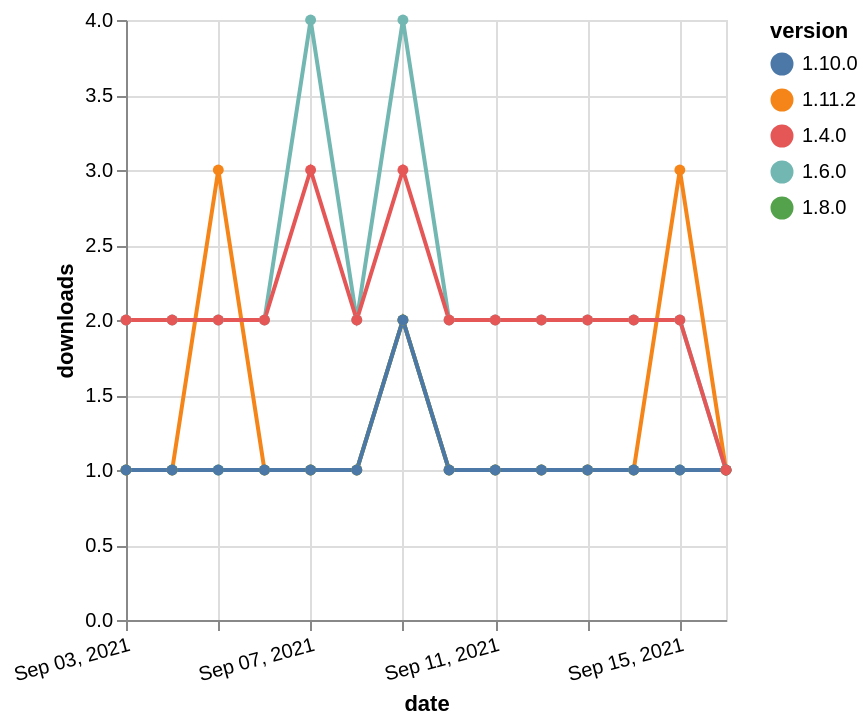

Here is the Vega-Lite specification saved for this chart:
### Vega-Lite specification from a JSON file in a GitHub repository (floating-point values rounded to 4 significant figures)
{"$schema": "https://vega.github.io/schema/vega-lite/v5.json", "description": "A simple bar chart with embedded data.", "data": {"values": [{"date": "2021-09-03", "total": 2560, "delta": 2, "version": "1.6.0"}, {"date": "2021-09-04", "total": 2562, "delta": 2, "version": "1.6.0"}, {"date": "2021-09-05", "total": 2564, "delta": 2, "version": "1.6.0"}, {"date": "2021-09-06", "total": 2566, "delta": 2, "version": "1.6.0"}, {"date": "2021-09-07", "total": 2570, "delta": 4, "version": "1.6.0"}, {"date": "2021-09-08", "total": 2572, "delta": 2, "version": "1.6.0"}, {"date": "2021-09-09", "total": 2576, "delta": 4, "version": "1.6.0"}, {"date": "2021-09-10", "total": 2578, "delta": 2, "version": "1.6.0"}, {"date": "2021-09-11", "total": 2580, "delta": 2, "version": "1.6.0"}, {"date": "2021-09-12", "total": 2582, "delta": 2, "version": "1.6.0"}, {"date": "2021-09-13", "total": 2584, "delta": 2, "version": "1.6.0"}, {"date": "2021-09-14", "total": 2586, "delta": 2, "version": "1.6.0"}, {"date": "2021-09-15", "total": 2588, "delta": 2, "version": "1.6.0"}, {"date": "2021-09-16", "total": 2589, "delta": 1, "version": "1.6.0"}, {"date": "2021-09-03", "total": 203, "delta": 1, "version": "1.11.2"}, {"date": "2021-09-04", "total": 204, "delta": 1, "version": "1.11.2"}, {"date": "2021-09-05", "total": 207, "delta": 3, "version": "1.11.2"}, {"date": "2021-09-06", "total": 208, "delta": 1, "version": "1.11.2"}, {"date": "2021-09-07", "total": 209, "delta": 1, "version": "1.11.2"}, {"date": "2021-09-08", "total": 210, "delta": 1, "version": "1.11.2"}, {"date": "2021-09-09", "total": 212, "delta": 2, "version": "1.11.2"}, {"date": "2021-09-10", "total": 213, "delta": 1, "version": "1.11.2"}, {"date": "2021-09-11", "total": 214, "delta": 1, "version": "1.11.2"}, {"date": "2021-09-12", "total": 215, "delta": 1, "version": "1.11.2"}, {"date": "2021-09-13", "total": 216, "delta": 1, "version": "1.11.2"}, {"date": "2021-09-14", "total": 217, "delta": 1, "version": "1.11.2"}, {"date": "2021-09-15", "total": 220, "delta": 3, "version": "1.11.2"}, {"date": "2021-09-16", "total": 221, "delta": 1, "version": "1.11.2"}, {"date": "2021-09-03", "total": 255, "delta": 1, "version": "1.8.0"}, {"date": "2021-09-04", "total": 256, "delta": 1, "version": "1.8.0"}, {"date": "2021-09-05", "total": 257, "delta": 1, "version": "1.8.0"}, {"date": "2021-09-06", "total": 258, "delta": 1, "version": "1.8.0"}, {"date": "2021-09-07", "total": 259, "delta": 1, "version": "1.8.0"}, {"date": "2021-09-08", "total": 260, "delta": 1, "version": "1.8.0"}, {"date": "2021-09-09", "total": 262, "delta": 2, "version": "1.8.0"}, {"date": "2021-09-10", "total": 263, "delta": 1, "version": "1.8.0"}, {"date": "2021-09-11", "total": 264, "delta": 1, "version": "1.8.0"}, {"date": "2021-09-12", "total": 265, "delta": 1, "version": "1.8.0"}, {"date": "2021-09-13", "total": 266, "delta": 1, "version": "1.8.0"}, {"date": "2021-09-14", "total": 267, "delta": 1, "version": "1.8.0"}, {"date": "2021-09-15", "total": 268, "delta": 1, "version": "1.8.0"}, {"date": "2021-09-16", "total": 269, "delta": 1, "version": "1.8.0"}, {"date": "2021-09-03", "total": 216, "delta": 1, "version": "1.10.0"}, {"date": "2021-09-04", "total": 217, "delta": 1, "version": "1.10.0"}, {"date": "2021-09-05", "total": 218, "delta": 1, "version": "1.10.0"}, {"date": "2021-09-06", "total": 219, "delta": 1, "version": "1.10.0"}, {"date": "2021-09-07", "total": 220, "delta": 1, "version": "1.10.0"}, {"date": "2021-09-08", "total": 221, "delta": 1, "version": "1.10.0"}, {"date": "2021-09-09", "total": 223, "delta": 2, "version": "1.10.0"}, {"date": "2021-09-10", "total": 224, "delta": 1, "version": "1.10.0"}, {"date": "2021-09-11", "total": 225, "delta": 1, "version": "1.10.0"}, {"date": "2021-09-12", "total": 226, "delta": 1, "version": "1.10.0"}, {"date": "2021-09-13", "total": 227, "delta": 1, "version": "1.10.0"}, {"date": "2021-09-14", "total": 228, "delta": 1, "version": "1.10.0"}, {"date": "2021-09-15", "total": 229, "delta": 1, "version": "1.10.0"}, {"date": "2021-09-16", "total": 230, "delta": 1, "version": "1.10.0"}, {"date": "2021-09-03", "total": 2361, "delta": 2, "version": "1.4.0"}, {"date": "2021-09-04", "total": 2363, "delta": 2, "version": "1.4.0"}, {"date": "2021-09-05", "total": 2365, "delta": 2, "version": "1.4.0"}, {"date": "2021-09-06", "total": 2367, "delta": 2, "version": "1.4.0"}, {"date": "2021-09-07", "total": 2370, "delta": 3, "version": "1.4.0"}, {"date": "2021-09-08", "total": 2372, "delta": 2, "version": "1.4.0"}, {"date": "2021-09-09", "total": 2375, "delta": 3, "version": "1.4.0"}, {"date": "2021-09-10", "total": 2377, "delta": 2, "version": "1.4.0"}, {"date": "2021-09-11", "total": 2379, "delta": 2, "version": "1.4.0"}, {"date": "2021-09-12", "total": 2381, "delta": 2, "version": "1.4.0"}, {"date": "2021-09-13", "total": 2383, "delta": 2, "version": "1.4.0"}, {"date": "2021-09-14", "total": 2385, "delta": 2, "version": "1.4.0"}, {"date": "2021-09-15", "total": 2387, "delta": 2, "version": "1.4.0"}, {"date": "2021-09-16", "total": 2388, "delta": 1, "version": "1.4.0"}]}, "width": "container", "mark": {"type": "line", "point": {"filled": true}}, "encoding": {"x": {"field": "date", "type": "temporal", "timeUnit": "yearmonthdate", "title": "date", "axis": {"labelAngle": -15}}, "y": {"field": "delta", "type": "quantitative", "title": "downloads"}, "color": {"field": "version", "type": "nominal"}, "tooltip": {"field": "delta"}}}
